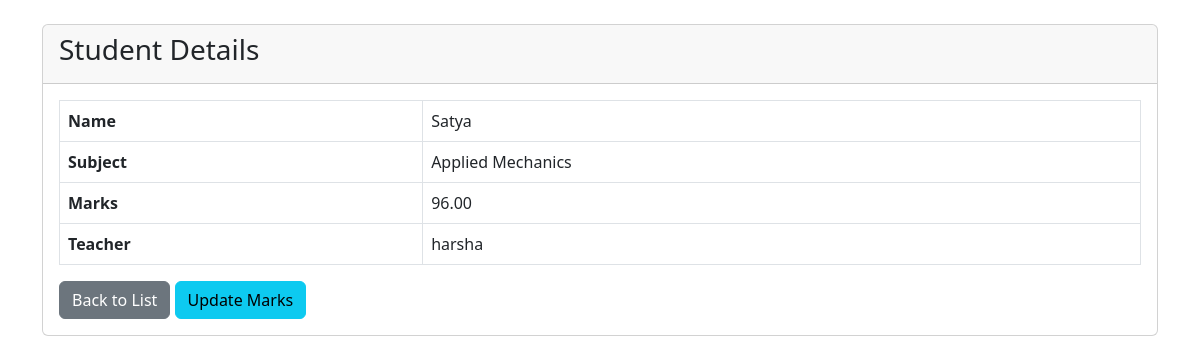
The app's page /student/4/ (signed in) with its own data.
### portal/models.py (models this page shows, shortened)
class Student(models.Model):
    name = models.CharField(max_length=100)
    subject = models.CharField(max_length=100)
    marks = models.DecimalField(max_digits=5, decimal_places=2)
    teacher = models.ForeignKey(Teacher, on_delete=models.CASCADE)
    class Meta:
        unique_together = ('name', 'subject', 'teacher')

class Teacher(AbstractUser):
    pass

### portal/views.py (the view)
# urls.py: path('student/<int:student_id>/', views.student_detail_view, name='student_detail'),
@login_required
def student_detail_view(request, student_id):
    student = get_object_or_404(Student, id=student_id, teacher=request.user)
    return render(request, 'portal/student_details.html', {'student': student})

### templates/portal/student_details.html (shortened to what this page needs)
{% extends "base.html" %}
{% block content %}
<div class="container mt-4">
    <div class="card">
        <div class="card-header">
            <h3>Student Details</h3>
        </div>
        <div class="card-body">
            <table class="table table-bordered">
                <tr>
                    <th>Name</th>
                    <td>{{ student.name }}</td>
                </tr>
                <tr>
                    <th>Subject</th>
                    <td>{{ student.subject }}</td>
                </tr>
                <tr>
                    <th>Marks</th>
                    <td data-field="marks">{{ student.marks }}</td>
                </tr>
                <tr>
                    <th>Teacher</th>
                    <td>{{ student.teacher.username }}</td>
                </tr>
            </table>
            <a href="{% url 'home' %}" class="btn btn-secondary">Back to List</a>
            <button class="btn btn-info update-btn" data-id="{{ student.id }}" data-subject="{{ student.subject }}">Update Marks</button>
        </div>
    </div>
</div>
{% endblock %}

### records on screen
Student: name "Satya", subject "Applied Mechanics", marks "96.00", teacher.username "harsha"
